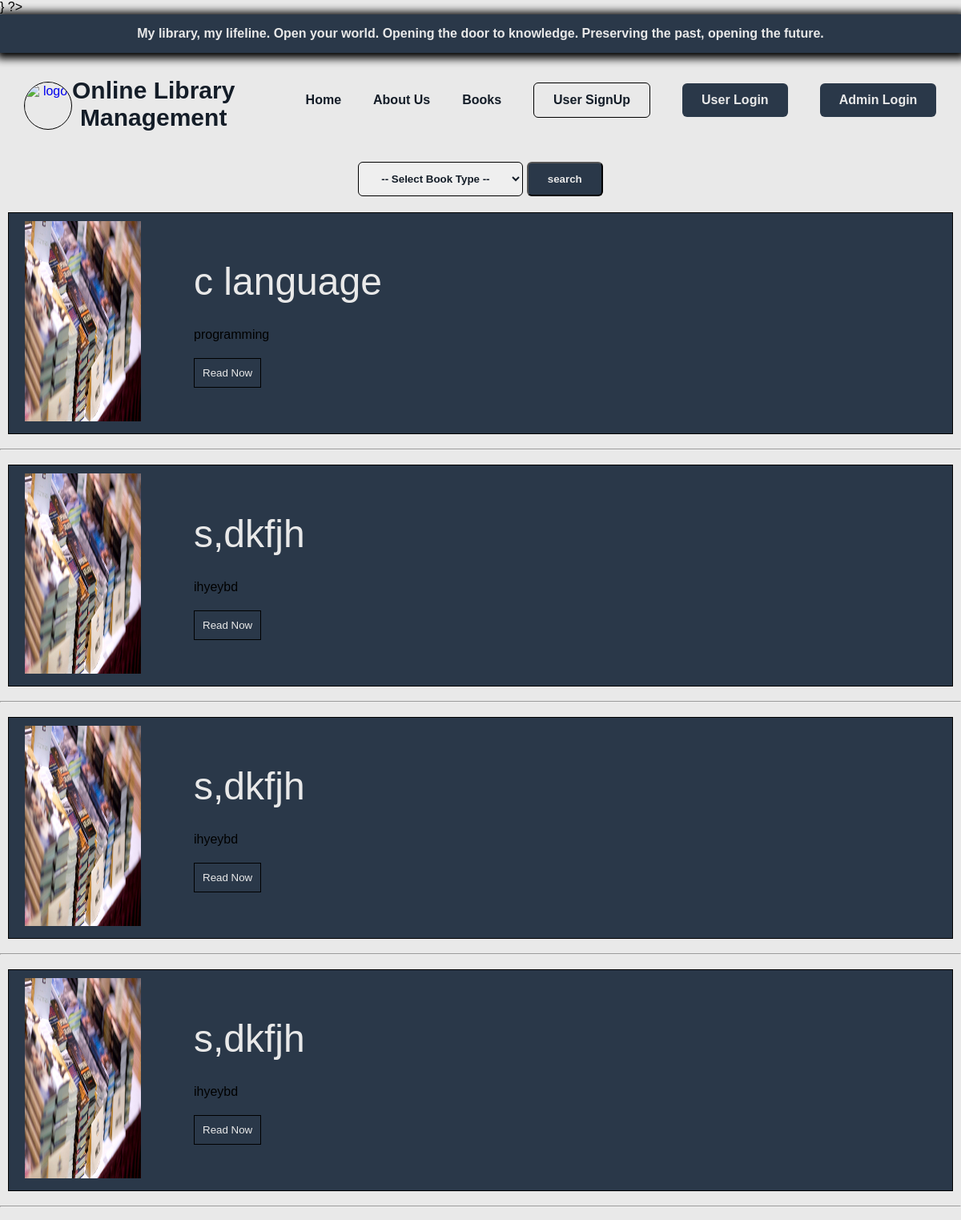
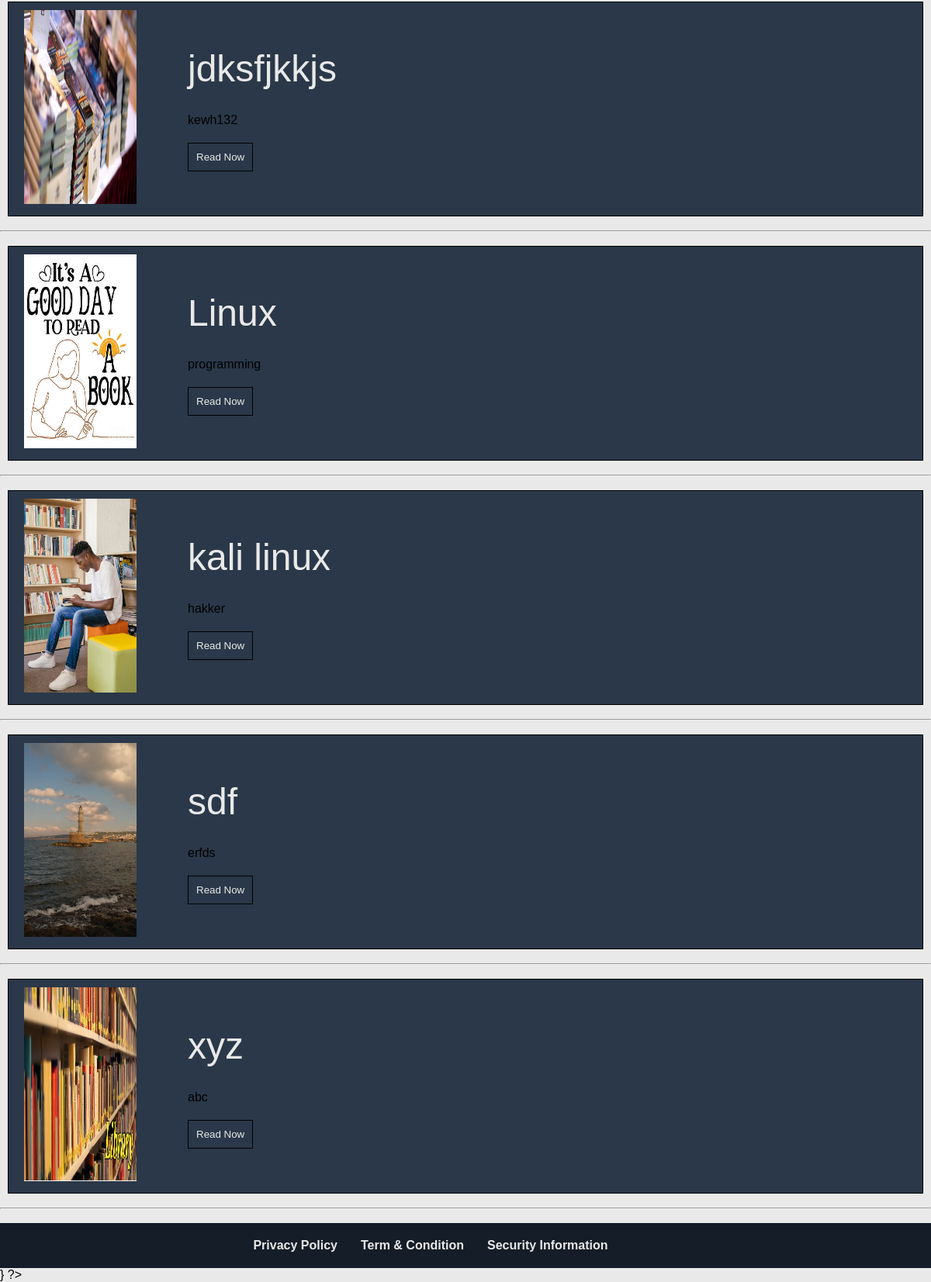
/cag.php, run on the app's committed database (2 pictures, top to bottom).
### tables this page shows
CREATE TABLE `category` (
  `id` int(11) NOT NULL,
  `bnm` varchar(100) NOT NULL,
  `btype` varchar(100) NOT NULL,
  `bimg` text NOT NULL,
  `book` text NOT NULL
);

### cag.php (the view, shortened to what this page needs)
    <?php
    include "header.php";
    ?>
    <div> <br>
    <?php
    $con = mysqli_connect("localhost", "root", "", "library_management");
    $m = mysqli_query($con, "SELECT * FROM `category`");
    ?>
    <form action="category1.php" method="post">
        <div class="select-type">
            <select name="btype" id="" class="hover-link secondary-button">
                <option value="--Select--" class="select-text"><a href="category.php"> -- Select Book Type -- </a></option>
            </select>
            <button name="search" class="hover-link primary-button">search</button>
        </div>
    </form>
    <?php
    while ($r = mysqli_fetch_array($m)) {
    ?>
        <div class="flex containers main-category">
            <div class="category-img" id="category-img"><img src="<?php echo "Image/" . $r['bimg']; ?>" alt="img" width="80%" height="250px" align-item="center"></div><span>
                <div class="category-nm"><?php echo $r['bnm']; ?></div>
                <div class="category-type"><?php echo $r['btype']; ?></div>
                <a href="<?php echo "Image/" . $r['book']; ?>" target="_r">
                    <div><button class="category-btn">Read Now</button>
                </a>
        </div>
</div>
<hr><br>
<?php
    } ?>
<div>
    <?php
    include "sub-footer.php";
    ?>
</div>
}
?>

### header.php (shortened to what this page needs)
<!DOCTYPE html>
<html lang="en">
<head>
    <link rel="stylesheet" href="style.css">
</head>
<body>
<div class="top-banner">
        <div class="containers">
            <div class="small-bold-text banner-text">My library, my lifeline. Open your world. Opening the door to knowledge. Preserving the past, opening the future.</div>
        </div>
    </div>
<nav>
        <div class="containers main-nav flex">
            <a href="#" class="logo">
                <img src="https://images.pexels.com/photos/159866/books-book-pages-read-literature-159866.jpeg?auto=compress&cs=tinysrgb&w=600" alt="logo" class="logo1">
            </a>
            <h2 class="main-header">Online Library <br> Management</h2>
            <div class="nav-links">
                <ul class="flex">
                    <li><a href="http://localhost/Library%20Management/" class="hover-link">Home</a></li>
                    <li><a href="about.php" class="hover-link">About Us</a></li>
                    <li><a href="http://localhost/Library%20Management/category.php" class="hover-link">Books</a></li>
                    <li><a href="http://localhost/Library%20Management/student_registration.php" class="hover-link secondary-button">User SignUp</a></li>
                    <li><a href="http://localhost/Library%20Management/student_login.php" class="hover-link primary-button">User Login</a></li>
                    <li><a href="http://localhost/Library%20Management/admin_login.php" class="hover-link primary-button">Admin Login</a></li>
                </ul>
            </div>
        </div>
    </nav>
</body>
</html>

### sub-footer.php (shortened to what this page needs)
<!DOCTYPE html>
<html lang="en">
<head>
    <link rel="stylesheet" href="style.css">
</head>
<body>
    <div class="sub-footer">
        <div class="containers flex subfooter-container">
            <a href="#" class="hover-link">Privacy Policy</a>
            <a href="#" class="hover-link">Term & Condition</a>
            <a href="#" class="hover-link">Security Information</a>
        </div>
    </div>
</body>
</html>

### style.css (style rules this page uses)
* { margin: 0; padding: 0; box-sizing: border-box; }
:root { --color-primary: #0073ff; --color-white: #e9e9e9; --color-black: #141d28; --color-black-1: #2a3849; --color-gray: #212b38; --padding-inline-section: 20px; }
body { font-family: sans-serif; background-color: var(--color-white); }
h2 { font-size: 2rem; }
a { text-decoration: none; display: inline-block; }
.small-bold-text { font-size: 1rem; font-weight: 700; }
.containers { max-width: 1180px; margin-inline: auto; padding-inline: var(--padding-inline-section); }
.flex { display: flex; align-items: center; }
ul { list-style: none; }
.top-banner { background-color: var(--color-black-1); box-shadow: 1px 2px 10px 5px; }
.banner-text { color: var(--color-white); padding: 15px 30px; text-align: center; justify-content: center; border-radius: 5px; }
.logo1 { border: 1px solid black; border-radius: 50%; width: 60px; height: 60px; margin-top: 14px; align-items: center; text-align: center; }
.main-nav { margin-top: 20px; }
.main-header { font-size: 30px; margin-top: 10px; justify-content: center; align-items: center; text-align: center; color: var(--color-black); }
.nav-links { flex-basis: 876px; }
.nav-links ul { justify-content: end; gap: 40px; }
.hover-link { color: var(--color-black); font-weight: 600; transition: 0.3s ease-out; }
.primary-button { background-color: var(--color-black-1); border-radius: 6px; font-weight: 700; color: var(--color-white); padding: 12px 24px; box-sizing: 0 0 2px var(--color-white); transition: 0.3s ease-out; }
.secondary-button { border: 0.5px solid black; border-radius: 6px; padding: 12px 24px; transition: 0.3s ease-out; }
.sub-footer { background-color: #141d28; padding: var(--padding-inline-section); }
.subfooter-container { justify-content: center; gap: 30px; color: white; }
.subfooter-container a { color: var(--color-white); justify-content: center; align-items: center; }
.nav-links1 h4,a { justify-content: end; gap: 40px; }
.main-category { border: 1px solid black; background-color: var(--color-black-1); }
.category-img { margin-top: 10px; margin-bottom: 10px; margin-right: 10px; width: 181px; height: 255px; display: flex; }
.category-nm { font-size: 3em; position: relative; color: var(--color-white); margin: 10px; padding: 10px; }
.category-type { font-size: 1em; padding: 10px; margin: 10px; }
.category-btn { border: 1px solid black; padding: 10px; margin: 20px; margin-top: 0px; background-color: var(--color-black-1); color: var(--color-white); }
.select-type { text-align: center; align-items: center; margin: 10px; padding: 10px; box-sizing: border-box; }
.select-text { font-size: 30px; }

### data on the page
category: bimg (picture), bnm "c language", btype "programming"
category: bimg (picture), bnm "s,dkfjh", btype "ihyeybd"
category: bimg (picture), bnm "s,dkfjh", btype "ihyeybd"
category: bimg (picture), bnm "s,dkfjh", btype "ihyeybd"
category: bimg (picture), bnm "jdksfjkkjs", btype "kewh132"
category: bimg (picture), bnm "Linux", btype "programming"
category: bimg (picture), bnm "kali linux", btype "hakker"
category: bimg (picture), bnm "sdf", btype "erfds"
category: bimg (picture), bnm "xyz", btype "abc"
